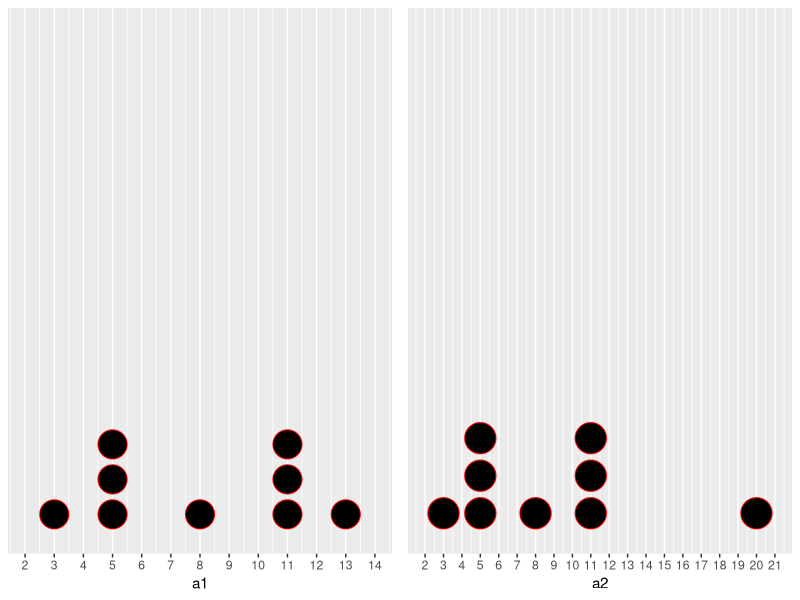
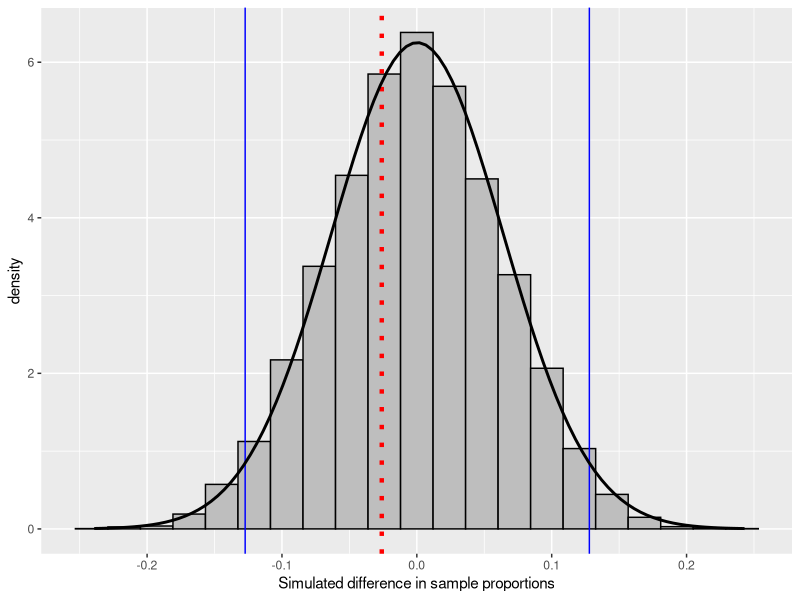
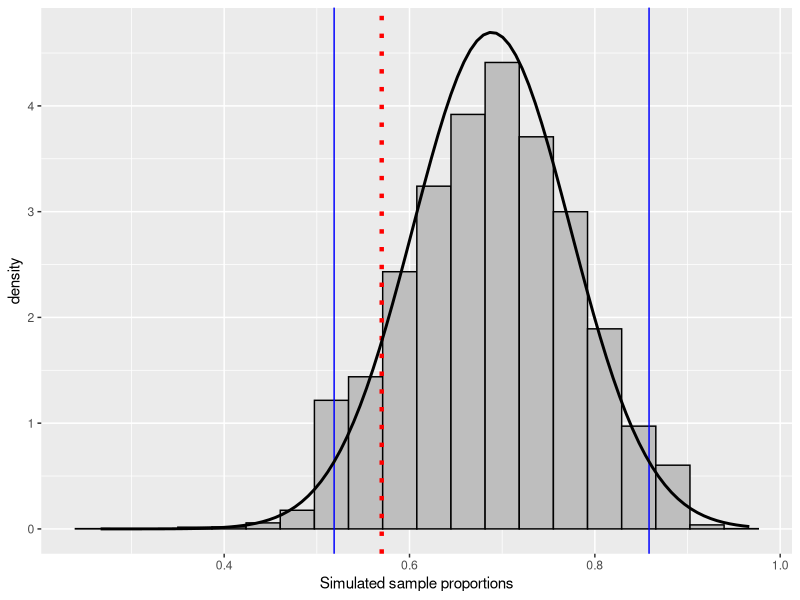

The R source for these figures, in order:
## ---- chunk 1
knitr::opts_chunk$set(echo = TRUE)

library(ggplot2)
library(gridExtra)
library(kableExtra)
library(psych)
library(gmodels)
library(knitr)
library(dplyr)

## ---- chunk 2
set.seed(89)
## ---- chunk 3

# Although we do not need to calculate mean and sd I am going to for practice.
valuesA <- data.frame(c(3,5,5,5,8,11,11,11,13), c(3,5,5,5,8,11,11,11,20))
colnames(valuesA) <- c("a1", "a2")

#library(knitr)
#library(psych)
tb <- round(describe(valuesA, skew = F, IQR = F, ranges = F), 2)
kable(tb, "html") %>%
      kable_styling(bootstrap_options = "striped", full_width = F, position = "left") 
# yes, there are easier ways to do this.

## ---- chunk 4
# Visualized one for practice:

aOne<- ggplot(valuesA, aes(x = a1)) + 
  geom_dotplot(color = 'red', method = 'histodot', 
               binwidth = 1, dotsize = 1, stackratio = 1.2) +
  scale_y_continuous(NULL, 
                     breaks = NULL) +
  scale_x_continuous(breaks = c(2:14),
                     limits = c(2,14))


aTwo<- ggplot(valuesA, aes(x = a2)) + 
  geom_dotplot(color = 'red', method = 'histodot', 
               binwidth = 1, dotsize = 1.7, stackratio = 1.2) +
  scale_y_continuous(NULL, 
                     breaks = NULL) +
  scale_x_continuous(breaks = c(2:21),
                     limits = c(2,21))


# library(gridExtra):
# fig.width set to 10 to fill screen

grid.arrange(aOne, 
             aTwo,
             nrow=1, ncol = 2)


## ---- chunk 5
evoTable <- matrix(c(387.22, 377.03, 163.04, 122.28, 407.6, 458.55, 611.4, 611.4), byrow = TRUE, ncol = 2)

colnames(evoTable) <- c("2010", "2001")
rownames(evoTable) <- c("Humans evolved, with God guiding (1)", "Humans evolved, but God had no part in process (2)",
                          "God created humans in present form (3", "Other / No opinion (4")

# library(gmodels)
CrossTable(evoTable, prop.chisq = F, prop.t = F, prop.c = F, prop.r = F,
           dnn = c("Response", "Year" ))
## ---- chunk 6

# let 1 be reported 'yes' symptoms did improve. Let 0 be 'no' symtptoms did not improve
casesSinus <- c(rep(1, 131), rep(0,35))

# Simulate 10,000 iterations
numtSinus <- 10000
resultSinus <- rep(0, numtSinus)
## ---- chunk 7

for(j in 1:numtSinus) {
  trialSinus = sample(casesSinus, 85, replace = FALSE)
  antiTreat = sum(trialSinus) / length(trialSinus)
  conTreat = (sum(casesSinus) - sum(trialSinus))/(length(casesSinus) - length(trialSinus))
  resultSinus[j] = conTreat - antiTreat
}


## ---- chunk 8
newResults = data.frame(resultSinus)
mOutcome = mean(newResults$resultSinus)
sdOutcome = sd(newResults$resultSinus)

histResults <- ggplot(newResults, aes(resultSinus)) +
  theme(legend.position = "none") +
  geom_histogram(aes(y=..density..), colour="black", fill="grey", bins = 21) +
  labs(x= "Simulated difference in sample proportions")+
  geom_vline(xintercept = mOutcome-(2*sdOutcome), colour="blue")+
  geom_vline(xintercept = mOutcome+(2*sdOutcome), colour="blue")+
  geom_vline(xintercept = -0.026, colour = "red", linetype = "dotted", size = 1.5)+
  stat_function(fun = dnorm,
                args = list(mean = mean(newResults$resultSinus, na.rm = TRUE), sd =                        sd(newResults$resultSinus, na.rm = TRUE)),
                       colour = "black", size = 1)
histResults 


## ---- chunk 9
#two-tailed p-value:

signif(sum(resultSinus <= -0.026)/10000 + sum(resultSinus >= 0.026)/10000, 3)
## ---- chunk 10
# Let 1 = those who follow the news, let 0 = those who do not
casesRevo <- c(rep(1, 69), rep(0, 31))

# Simulate 10,000 iterations
numtRevo <- 10000
resultRevo <- rep(0, numtRevo)
## ---- chunk 11

for(j in 1:numtRevo) {
  resultRevo[j] = sum(sample(casesRevo, 30, replace = TRUE)) / 30
}


## ---- chunk 12

revoResults = data.frame(resultRevo)
mRevo = mean(revoResults$resultRevo)
sdRevo = sd(revoResults$resultRevo)

histRevo <- ggplot(revoResults, aes(resultRevo)) +
  theme(legend.position = "none") +
  geom_histogram(aes(y=..density..), colour="black", fill="grey", bins = 20) +
  labs(x= "Simulated sample proportions")+
  geom_vline(xintercept = 0.57, colour = "red", linetype = "dotted", size = 1.5)+
  geom_vline(xintercept = mRevo-(2*sdRevo), colour="blue")+
  geom_vline(xintercept = mRevo+(2*sdRevo), colour="blue")+
  stat_function(fun = dnorm,
                args = list(mean = mean(revoResults$resultRevo, na.rm = TRUE), sd =                        sd(revoResults$resultRevo, na.rm = TRUE)),
                       colour = "black", size = 1)
histRevo

## ---- chunk 13

# Just as indicated in the back of the book:
# P = proportion of simulations where Psim <= 0.57 * 2

sum(resultRevo <= 0.57)/10000 * 2
